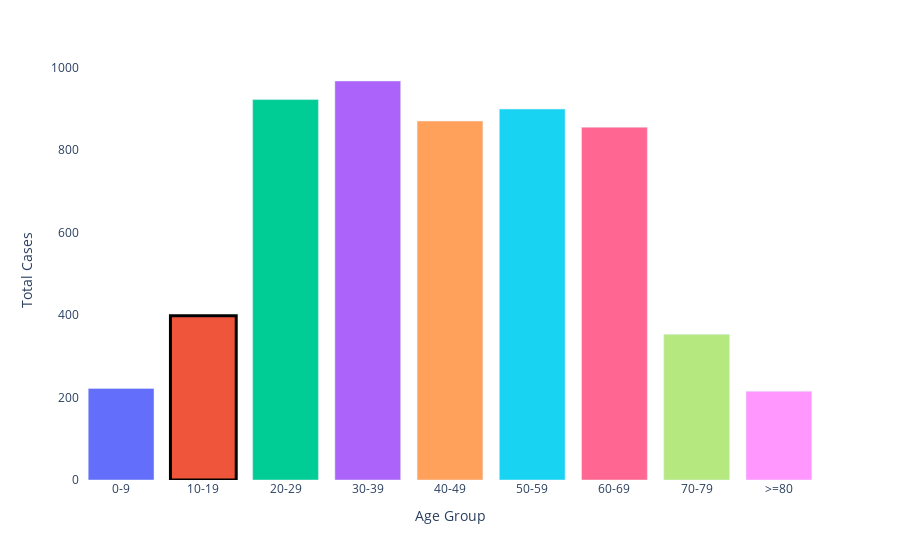

The cell this chart's notebook holds for it:
### Code cell
figure = px.bar(data2, x=data2['Age Group'], y=data2['Total Cases'], color='Age Group')
figure.update_layout(plot_bgcolor='rgb(275, 275, 275)',
                    showlegend=False)

figure.data[1].marker.line.width = 3
figure.data[1].marker.line.color = 'black'

figure.show()

### Figure 1 — Plotly figure (JSON) as saved in the notebook; plotly's stock layout.template omitted (floating-point values rounded to 4 significant figures)
{"data": [{"alignmentgroup": "True", "hovertemplate": "Age Group=%{x}<br>Total Cases=%{y}<extra></extra>", "legendgroup": "0-9", "marker": {"color": "#636efa"}, "name": "0-9", "offsetgroup": "0-9", "orientation": "v", "showlegend": true, "textposition": "auto", "type": "bar", "x": ["0-9"], "xaxis": "x", "y": [222], "yaxis": "y"}, {"alignmentgroup": "True", "hovertemplate": "Age Group=%{x}<br>Total Cases=%{y}<extra></extra>", "legendgroup": "10-19", "marker": {"color": "#EF553B", "line": {"color": "black", "width": 3}}, "name": "10-19", "offsetgroup": "10-19", "orientation": "v", "showlegend": true, "textposition": "auto", "type": "bar", "x": ["10-19"], "xaxis": "x", "y": [398], "yaxis": "y"}, {"alignmentgroup": "True", "hovertemplate": "Age Group=%{x}<br>Total Cases=%{y}<extra></extra>", "legendgroup": "20-29", "marker": {"color": "#00cc96"}, "name": "20-29", "offsetgroup": "20-29", "orientation": "v", "showlegend": true, "textposition": "auto", "type": "bar", "x": ["20-29"], "xaxis": "x", "y": [922], "yaxis": "y"}, {"alignmentgroup": "True", "hovertemplate": "Age Group=%{x}<br>Total Cases=%{y}<extra></extra>", "legendgroup": "30-39", "marker": {"color": "#ab63fa"}, "name": "30-39", "offsetgroup": "30-39", "orientation": "v", "showlegend": true, "textposition": "auto", "type": "bar", "x": ["30-39"], "xaxis": "x", "y": [967], "yaxis": "y"}, {"alignmentgroup": "True", "hovertemplate": "Age Group=%{x}<br>Total Cases=%{y}<extra></extra>", "legendgroup": "40-49", "marker": {"color": "#FFA15A"}, "name": "40-49", "offsetgroup": "40-49", "orientation": "v", "showlegend": true, "textposition": "auto", "type": "bar", "x": ["40-49"], "xaxis": "x", "y": [870], "yaxis": "y"}, {"alignmentgroup": "True", "hovertemplate": "Age Group=%{x}<br>Total Cases=%{y}<extra></extra>", "legendgroup": "50-59", "marker": {"color": "#19d3f3"}, "name": "50-59", "offsetgroup": "50-59", "orientation": "v", "showlegend": true, "textposition": "auto", "type": "bar", "x": ["50-59"], "xaxis": "x", "y": [899], "yaxis": "y"}, {"alignmentgroup": "True", "hovertemplate": "Age Group=%{x}<br>Total Cases=%{y}<extra></extra>", "legendgroup": "60-69", "marker": {"color": "#FF6692"}, "name": "60-69", "offsetgroup": "60-69", "orientation": "v", "showlegend": true, "textposition": "auto", "type": "bar", "x": ["60-69"], "xaxis": "x", "y": [855], "yaxis": "y"}, {"alignmentgroup": "True", "hovertemplate": "Age Group=%{x}<br>Total Cases=%{y}<extra></extra>", "legendgroup": "70-79", "marker": {"color": "#B6E880"}, "name": "70-79", "offsetgroup": "70-79", "orientation": "v", "showlegend": true, "textposition": "auto", "type": "bar", "x": ["70-79"], "xaxis": "x", "y": [353], "yaxis": "y"}, {"alignmentgroup": "True", "hovertemplate": "Age Group=%{x}<br>Total Cases=%{y}<extra></extra>", "legendgroup": ">=80", "marker": {"color": "#FF97FF"}, "name": ">=80", "offsetgroup": ">=80", "orientation": "v", "showlegend": true, "textposition": "auto", "type": "bar", "x": [">=80"], "xaxis": "x", "y": [215], "yaxis": "y"}], "layout": {"barmode": "relative", "legend": {"title": {"text": "Age Group"}, "tracegroupgap": 0}, "margin": {"t": 60}, "plot_bgcolor": "rgb(275, 275, 275)", "showlegend": false, "xaxis": {"anchor": "y", "categoryarray": ["0-9", "10-19", "20-29", "30-39", "40-49", "50-59", "60-69", "70-79", ">=80"], "categoryorder": "array", "domain": [0, 1], "title": {"text": "Age Group"}}, "yaxis": {"anchor": "x", "domain": [0, 1], "title": {"text": "Total Cases"}}}}
